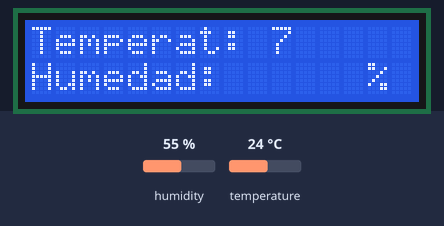
Simulated run of this sketch. Board: Arduino Uno, built for the host (arithmetic inside an expression is 32-bit, double 64-bit). Parts: 16×2 character LCD. The test bench sets the inputs (shaded band); at power-on: humidity 55 %, temperature 24 °C. What the sketch prints to the serial monitor is not drawn.

Above: at 3.0 s.
3.1 s: humidity set to 22 %
At 5.2 s:
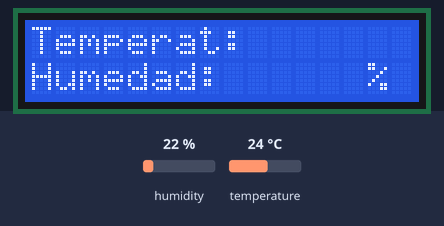
5.8 s: temperature set to 12 °C
8.5 s: humidity set to 40 %
At 11.0 s:
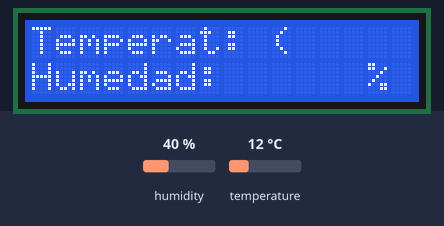
11.3 s: temperature set to 19 °C
14.0 s: humidity set to 68 %
At 16.2 s:
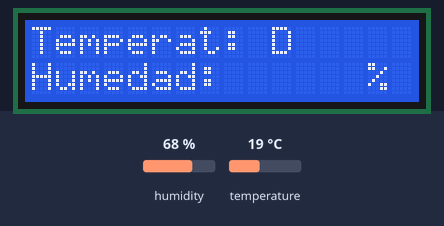
17.4 s: temperature set to 28 °C
Timing chart, 0 to 20.4 s (numbered marks = the images above; inputs shaded):
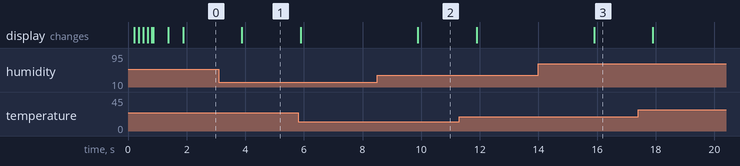

Measured:
- after the input at 3.1 s, the display: changes after 0.78 s (image 1)
- after the input at 8.5 s, the display: changes after 1.4 s (image 2)
- after the input at 14.0 s, the display: changes after 1.9 s (image 3)

The sketch:

Sensor_humedad_PLA.ino
```cpp
 #include "Adafruit_BME280.h"
 #include "SPI.h"
 #include <LiquidCrystal.h>

 #define BME_SCK 13 // Serial Clock
 #define BME_MISO 12 // Serial Data Out
 #define BME_MOSI 11 // Serial Data In
 #define BME_CS 10 // Chip Select

 #define SEALEVELPRESSURE_HPA (1013.25)

 const int rs = 7, en = 6, d4 = 5, d5 = 4, d6 = 3, d7 = 2;
 LiquidCrystal lcd(rs, en, d4, d5, d6, d7);

 Adafruit_BME280 bme(BME_CS, BME_MOSI, BME_MISO, BME_SCK); // software SPI

 float temp=0, hume=0;

void setup() {
  Serial.begin(9600);

  lcd.begin(16, 2);

  if (!bme.begin()) {
    Serial.println("Could not find a valid BME280 sensor, check wiring!");
    lcd.setCursor(0, 0);
    lcd.print(" No se encontro");
    lcd.setCursor(0, 1);
    lcd.print(" BME280");
    while (1);
  }
  Serial.println("Pressure\tHumdity\t\tTemp");

  lcd.setCursor(0, 0);
  lcd.print("Cargando...");
  for(int i=0; i<=15; i++){
    lcd.setCursor(i, 1);
    lcd.print(".");
    delay(50);
  }

  lcd.setCursor(0, 0);
  lcd.print("Temperatura OK  ");
  delay(500);
  lcd.setCursor(0, 0);
  lcd.print("Humedad OK      ");
  delay(500);

  lcd.setCursor(0, 0);
  lcd.print("Temperat:       ");
  lcd.setCursor(0, 1);
  lcd.print("Humedad:        ");

}

void loop() {
  bme.takeForcedMeasurement(); // has no effect in normal mode

  temp=bme.readHumidity();
  hume=bme.readTemperature();

  Serial.print(hume); Serial.print("% \t\t");
  Serial.print(temp); Serial.println(" *C\t"); // temperature in Centigrades

  lcd.setCursor(10, 0);
  lcd.write(temp);
  lcd.setCursor(10, 1);
  lcd.write(hume);
  lcd.setCursor(14, 1);
  lcd.print("%");
  delay(2000);

 }
```
